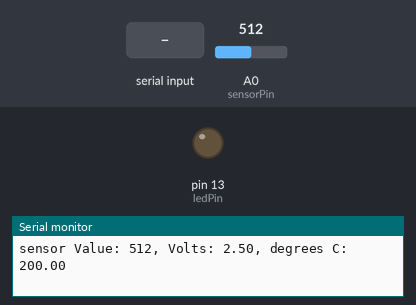
Bench run of a sketch on a simulated Arduino Uno, built with avr-gcc and run on an emulated ATmega328P. Shown: output pins drawn as LEDs (lit = HIGH), the last lines printed to the serial monitor. Inputs (shaded band) come from the test bench; at power-on: A0 (sensorPin) = 512.

Above: at 1.2 s.
1.3 s: "1" received over Serial
At 3.2 s:
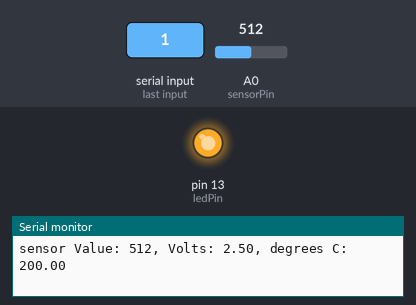
3.5 s: "0" received over Serial
At 4.8 s:
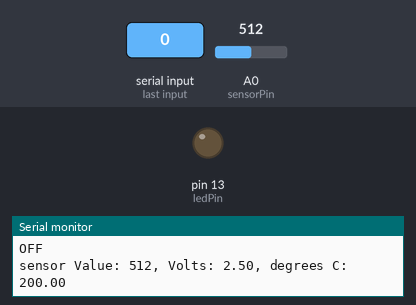
Timing chart, 0 to 6.5 s (numbered marks = the images above; inputs shaded):
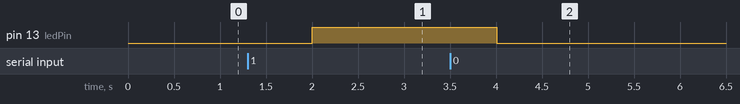

The sketch:

hygrometer.ino
```cpp
int sampleData = 0;
int ledPin = 13;
const int sensorPin = A0;
const float baselineTemp = 25.0;

void setup()
{
  pinMode(ledPin, OUTPUT);
  Serial.begin(9600);
}

void loop()
{
  if (Serial.available() > 0)
  {
    sampleData = Serial.read();
    if (sampleData == '1')
    {
      digitalWrite(ledPin, HIGH);
      Serial.println("ON");
    }
    else if (sampleData == '0')
    {
      digitalWrite(ledPin, LOW);
      Serial.println("OFF");
    }
  }

  int sensorVal = analogRead(sensorPin);
  Serial.print("sensor Value: ");
  Serial.print(sensorVal);

  float voltage = (sensorVal / 1024.0) * 5.0;
  Serial.print(", Volts: ");
  Serial.print(voltage);

  float temperature = (voltage - .5) * 100;
  Serial.print(", degrees C: ");
  Serial.println(temperature);

  delay(1000);
}
```

Measured:
- after the input at 1.3 s, pin 13 (ledPin): LOW → HIGH after 0.70 s
- after the input at 3.5 s, pin 13 (ledPin): HIGH → LOW after 0.51 s
